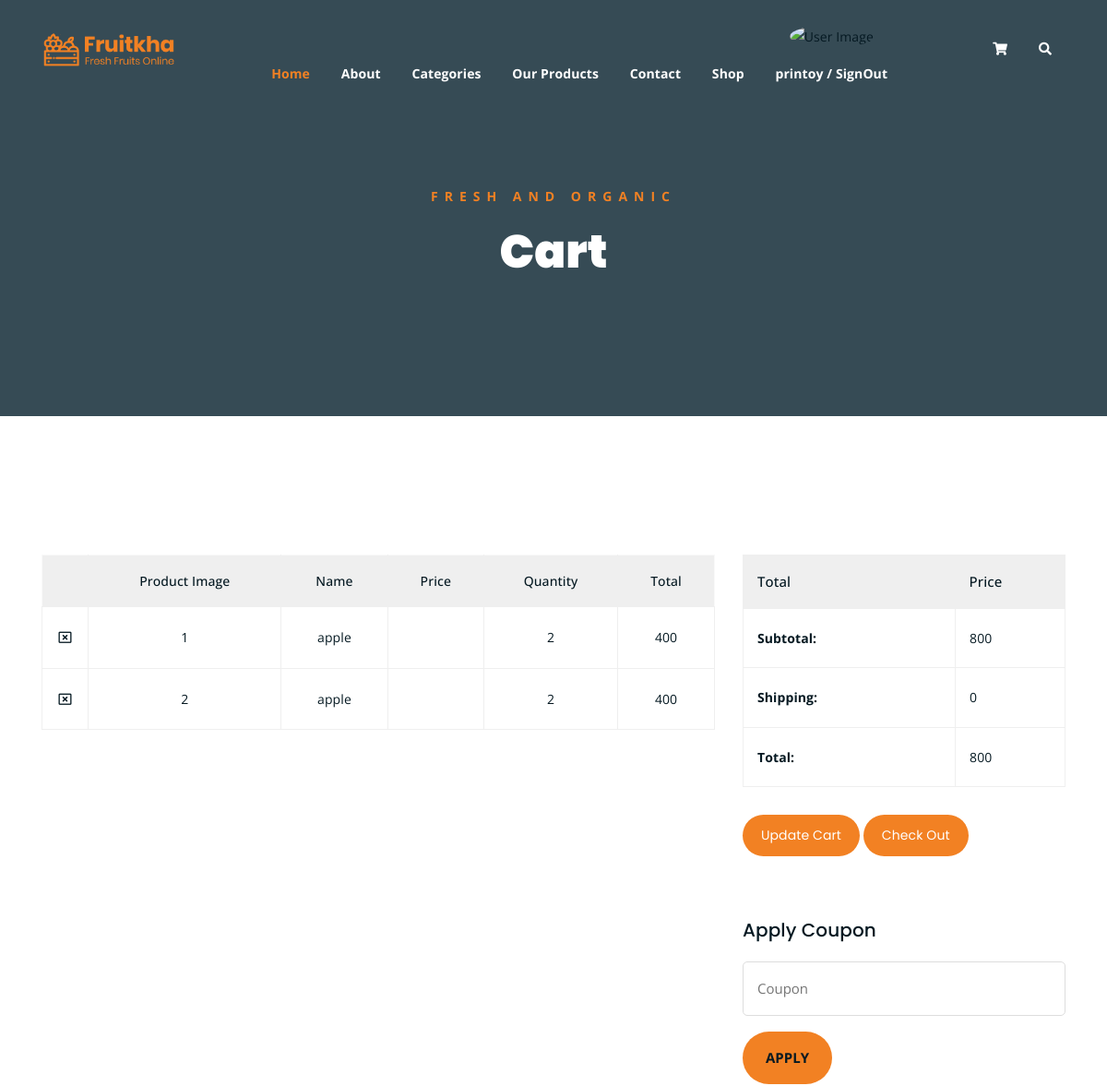
/cartpage/ (signed in, upper part), run on an earlier commit of the app's database.
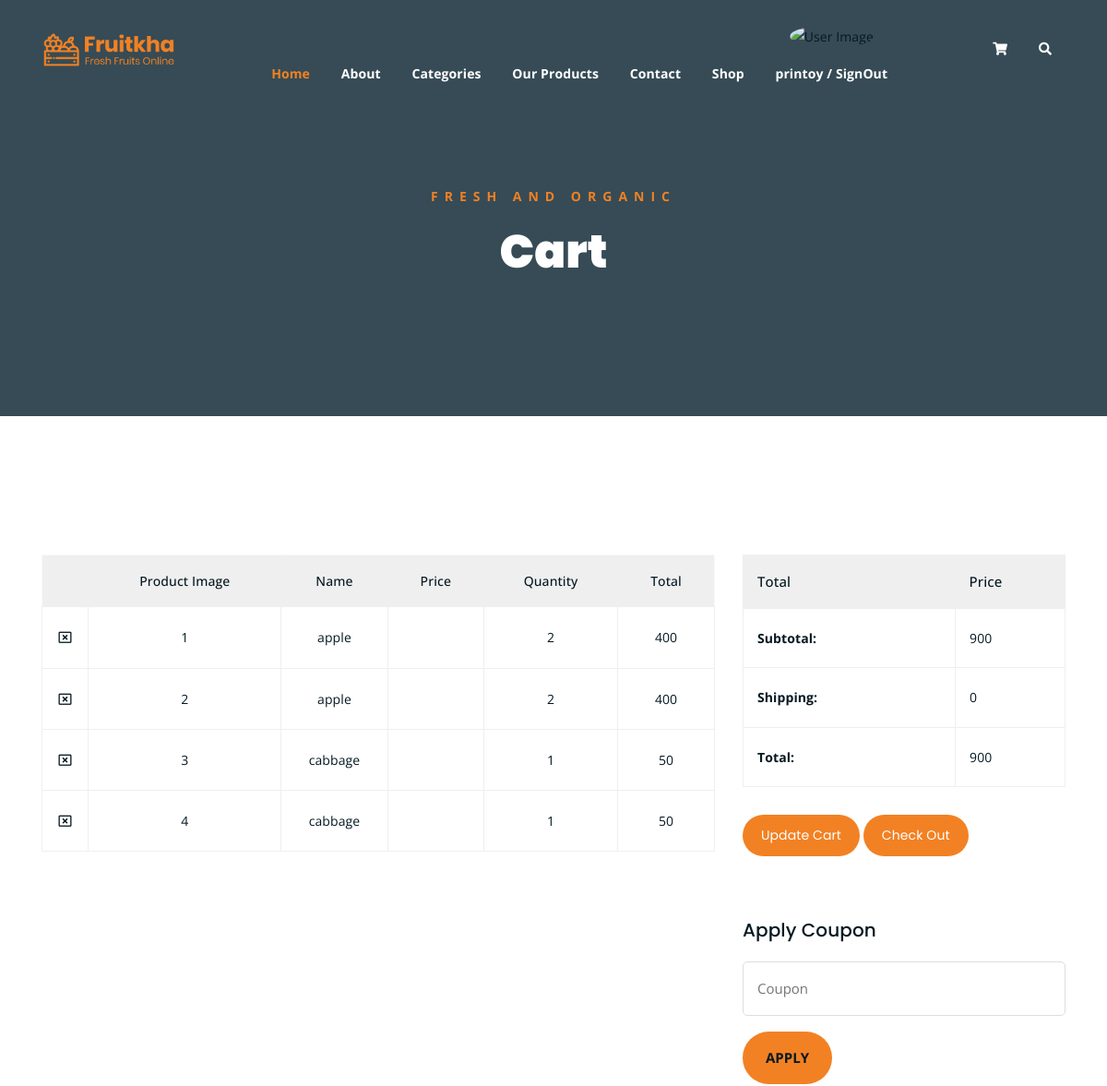
And on a later commit of the database.
### Webapp/models.py (models this page shows)
class cartdb(models.Model):
    uname = models.CharField(max_length=50, null=True, blank=True)
    pname = models.CharField(max_length=50, null=True, blank=True)
    total = models.IntegerField(null=True, blank=True)
    quantity = models.IntegerField(null=True, blank=True)

### Webapp/views.py (the view)
# urls.py: path('cartpage/', views.cartpage, name="cartpage"),
def cartpage(req):
    data = cartdb.objects.filter(uname=req.session['username'])
    cat = Category.objects.all()
    total_price = 0
    for i in data:
        total_price = total_price + i.total
    cost = 0
    if total_price > 500:
        cost = 0
    else:
        cost = 100
    total = cost + total_price
    return render(req, "cart.html",
                  {'data': data, 'total_price': total_price, 'cost': cost, 'total': total, 'cat': cat})

### Webapp/templates/cart.html (shortened to what the changed rows need)
<!DOCTYPE html>
{% load static %}
<html lang="en">
<head>
	<link rel="stylesheet" href="{% static 'assets/css/all.min.css' %}">
	<link rel="stylesheet" href="{% static 'assets/bootstrap/css/bootstrap.min.css' %}">
	<link rel="stylesheet" href="{% static 'assets/css/owl.carousel.css' %}">
	<link rel="stylesheet" href="{% static 'assets/css/magnific-popup.css' %}">
	<link rel="stylesheet" href="{% static 'assets/css/animate.css' %}">
	<link rel="stylesheet" href="{% static 'assets/css/meanmenu.min.css' %}">
	<link rel="stylesheet" href="{% static 'assets/css/main.css' %}">
	<link rel="stylesheet" href="{% static 'assets/css/responsive.css' %}">
</head>
<body>
	<div class="breadcrumb-section breadcrumb-bg">
		<div class="container">
			<div class="row">
				<div class="col-lg-8 offset-lg-2 text-center">
					<div class="breadcrumb-text">
						<h1>Cart</h1>
					</div>
				</div>
			</div>
		</div>
	</div>
	<div class="cart-section mt-150 mb-150">
		<div class="container">
			<div class="row">
				<div class="col-lg-8 col-md-12">
					<div class="cart-table-wrap">
						<table class="cart-table">
							<thead class="cart-table-head">
								<tr class="table-head-row">
									<th class="product-remove"></th>
									<th class="product-image">Product Image</th>
									<th class="product-name">Name</th>
									<th class="product-price">Price</th>
									<th class="product-quantity">Quantity</th>
									<th class="product-total">Total</th>
								</tr>
							</thead>
							<tbody>
                            {% for i in data %}
								<tr class="table-body-row">
                                    <td class="product-remove"><a href="#"><i class="far fa-window-close"></i></a></td>
									<td class="product-remove">{{i.id}}</td>
									<td class="product-name">{{i.pname}}</td>
									<td class="product-price">{{i.price}}</td>
									<td class="product-quantity">{{i.quantity}}</td>
									<td class="product-total">{{i.total}}</td>
								</tr>
                            {% endfor %}
							</tbody>
						</table>
					</div>
				</div>
				<div class="col-lg-4">
					<div class="total-section">
						<table class="total-table">
							<thead class="total-table-head">
								<tr class="table-total-row">
									<th>Total</th>
									<th>Price</th>
								</tr>
							</thead>
							<tbody>
								<tr class="total-data">
									<td><strong>Subtotal: </strong></td>
									<td>{{total_price}}</td>
								</tr>
								<tr class="total-data">
									<td><strong>Total: </strong></td>
									<td>{{total}}</td>
								</tr>
							</tbody>
						</table>
					</div>
				</div>
			</div>
		</div>
	</div>
</body>
</html>

What changed in the data, as far as the page shows it:
added cartdb: id "3", pname "cabbage", quantity "1", total "50"
added cartdb: id "4", pname "cabbage", quantity "1", total "50"
Also different on the page:
{{ total_price }}: "800" → "900"
{{ total }}: "800" → "900"
